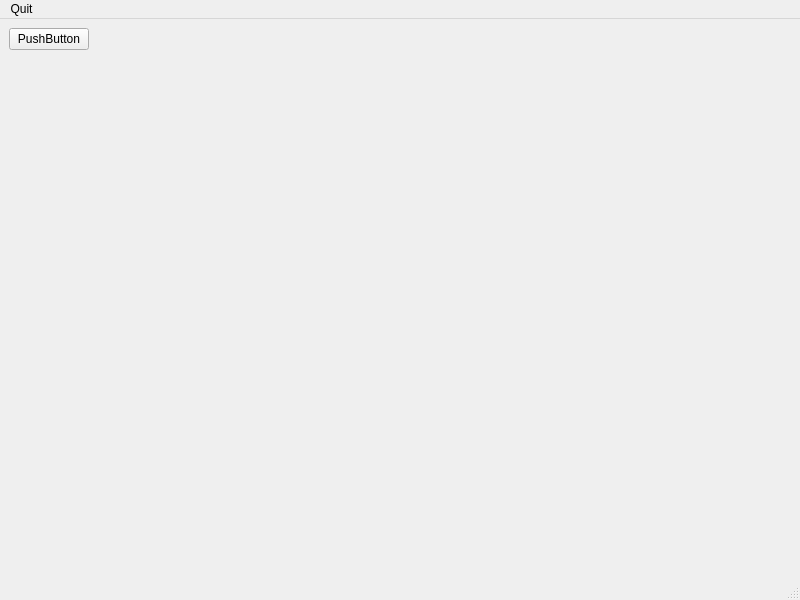
<?xml version="1.0" encoding="UTF-8"?>
<ui version="4.0">
 <class>MainWindow</class>
 <widget class="QMainWindow" name="MainWindow">
  <property name="geometry">
   <rect>
    <x>0</x>
    <y>0</y>
    <width>800</width>
    <height>600</height>
   </rect>
  </property>
  <property name="windowTitle">
   <string>MainWindow</string>
  </property>
  <widget class="QWidget" name="centralwidget">
   <layout class="QFormLayout" name="formLayout">
    <item row="0" column="0">
     <widget class="QPushButton" name="pd_LoadPressure">
      <property name="text">
       <string>PushButton</string>
      </property>
     </widget>
    </item>
   </layout>
  </widget>
  <widget class="QMenuBar" name="menubar">
   <property name="geometry">
    <rect>
     <x>0</x>
     <y>0</y>
     <width>800</width>
     <height>22</height>
    </rect>
   </property>
   <widget class="QMenu" name="menuQuit">
    <property name="title">
     <string>Quit</string>
    </property>
   </widget>
   <addaction name="menuQuit"/>
  </widget>
  <widget class="QStatusBar" name="statusbar"/>
 </widget>
 <resources/>
 <connections/>
</ui>
